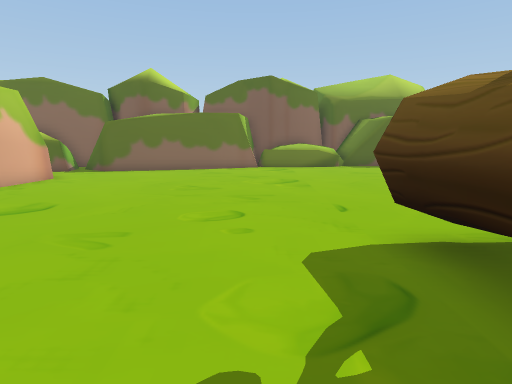
View 1 (above)

16 first-person views from a walk through a Unity game level. The camera is 1.5 m above the floor, tilts 10° down and sees 80° across. The floor is counted in squares, 1 m on a side. Each view is taken from the middle of a square. On the plan, view 1 faces up. The plan holds only what a view shows up to about 15 squares ahead; the rest is blank. The place goes on beyond the plan. Some animated figures are not drawn. Some surface patterns are stand-ins.

View 2
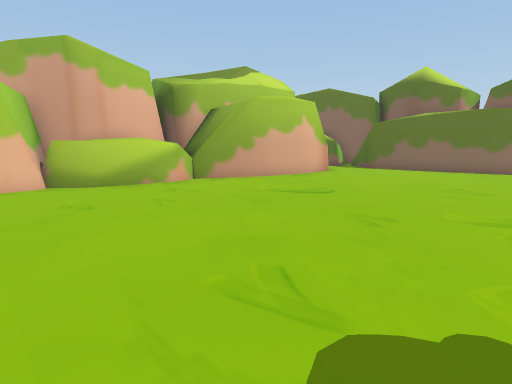

View 3
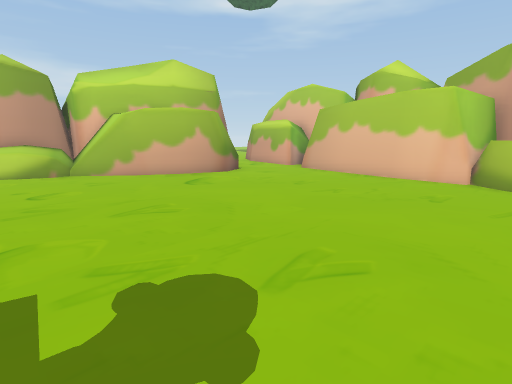

View 4
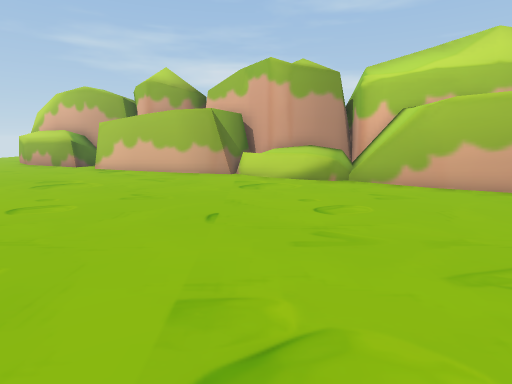

View 5
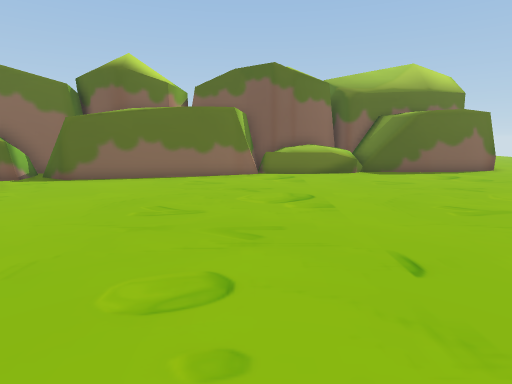

View 6
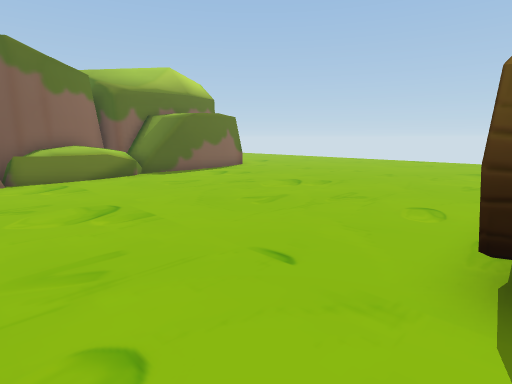

View 7
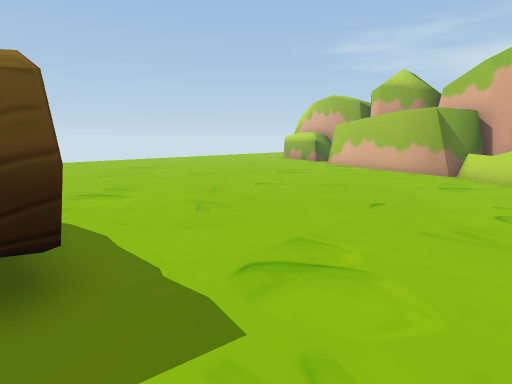

View 8
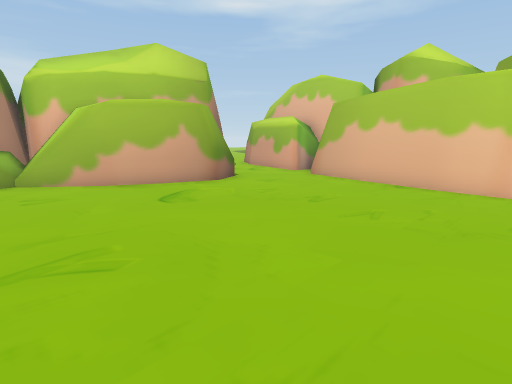

View 9
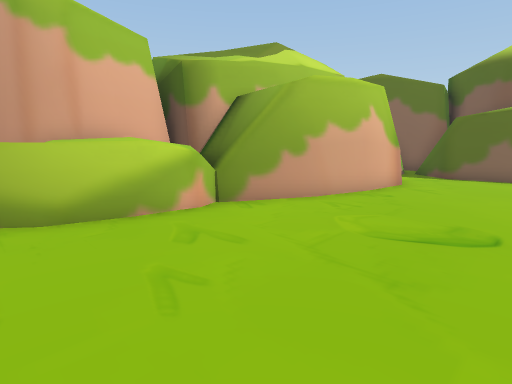

View 10
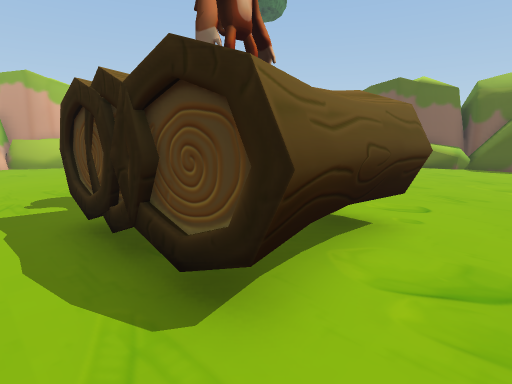

View 11
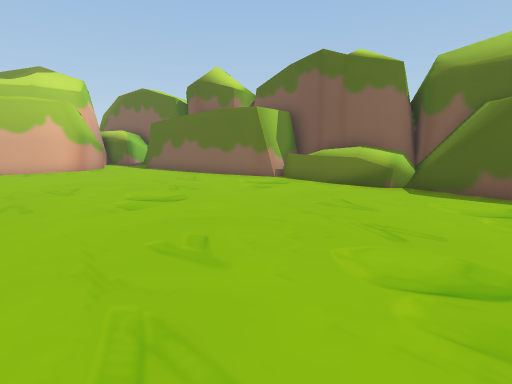

View 12
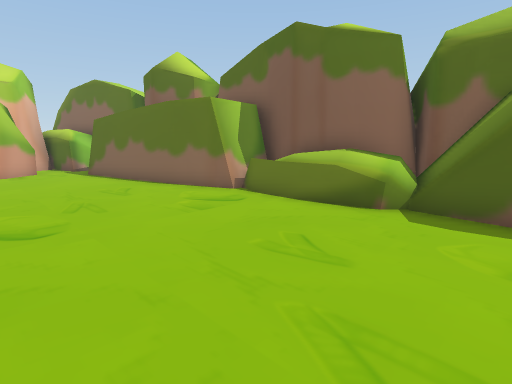

View 13
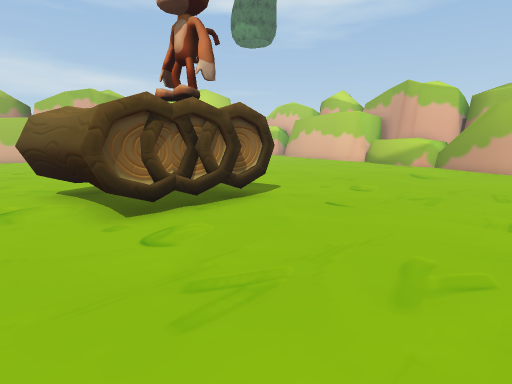

View 14
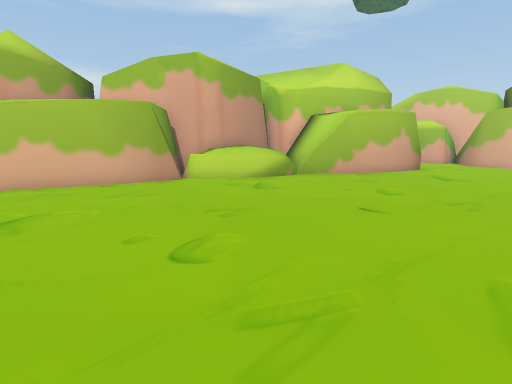

View 15
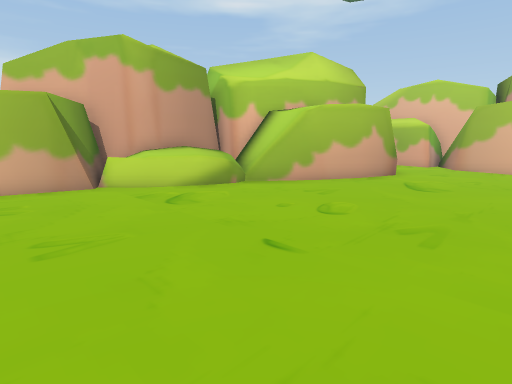

View 16
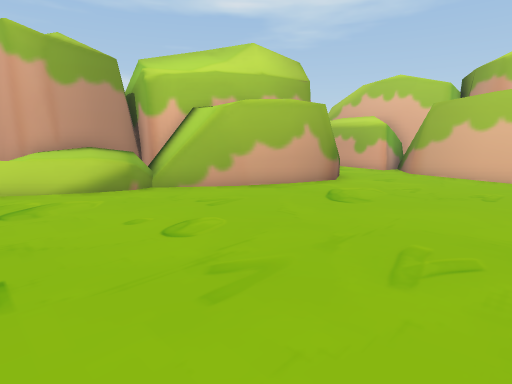

### Floor plan
Key: @ floor where view 1 was taken; # wall or solid block; . floor; O other object.
Columns run from 16 left of view 1 to 8 right of it. Each row starts with its distance up from view 1.
 20                     #
 19            O       ###
 18           OOO  ###OOOOOO
 17         #OO    ##OOOOOOOO
 16       ###     ###OOOO....
 15       OO#######..........
 14      OOO.##..............
 13      ##..................
 12       ###................
 11         #................
 10         #................
  9        ##................
  8        #.................
  7     ####.................
  6    #####.................
  5     #OO..................
  4     OOO...........OOOOO..
  3    #OOO...........OO OO..
  2    # OO...........O   O..
  1    ###............OOOOOO.
  0     ##..........@....O..
 -1     ##...................
 -2  O  ##...................
 -3 OOO ##...................
 -4 OOO #....................
 -5 OO  #....................
 -6    ##....................
 -7    #.....................
 -8   OO...OOO...............
 -9    O...  OOO.............
-10            OOO...........
-11            OOOOO.........
-12             #OOOOO.......
-13             ###OOO###....
-14              ####O#####..
-15                 ###   ###
-16
-17                     OOO
-18                       O

Positions as (right, up) in squares from view 1, and headings:
1: (0, 0), facing up
2: (0, -1), facing up-left
3: (1, 3), facing down-left
4: (1, 0), facing down
5: (0, 3), facing up
6: (-1, 4), facing up-right
7: (-1, 1), facing down-right
8: (-1, 1), facing down-left
9: (-4, 1), facing up-left
10: (8, -1), facing up-left
11: (8, 7), facing up-left
12: (7, 10), facing up-left
13: (8, 10), facing down-left
14: (8, -3), facing down-left
15: (5, -3), facing down-left
16: (2, -2), facing down-left
